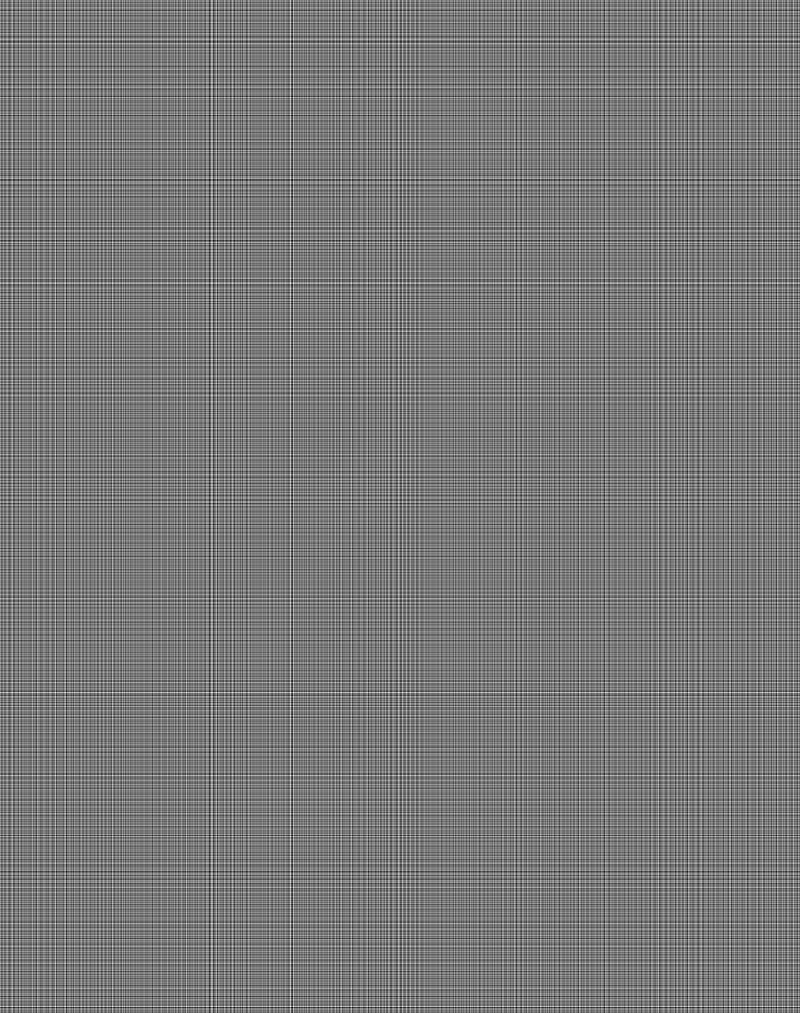
#> input picture resources/1.png, 800 x 1013 px, found by its file name; its folder holds only this picture in this run
$ python noise.py
#> lines starting #> are read from the running program, lines starting #| are printed output that depends on the picture; after the words box and inside, x2 and y2 are one past the last pixel; in counts of white or black regions, pixels touching at a corner belong together
### fourier_lib/__init__.py

from math import sin, cos
import numpy as np
import matplotlib.pyplot as plt
from matplotlib.colors import LogNorm


# [20 lines left out: function tfd, not called in this run]


def tfdi(x):
    return tfd(x, inverse=True)


# [5 lines left out: function tfd2, not called in this run]


def tfdi2(x):
    return tfd2(x, inverse=True)


def get_dist_from_center_matrix(spectrum):
    """
    Returns distances from the center of the matrix.
    """
    rows, cols = spectrum.shape
    r_center = rows // 2
    c_center = cols // 2

    r = np.power(np.arange(rows) - r_center, 2)
    c = np.power(np.arange(cols).reshape((cols, 1)) - c_center, 2)

    return r + c


def low_pass_filter(spectrum, thresh):
    """ Our "ideal" low pass filter for the Fourier Space. Cutoff frequency if determined by the distance from the center (low frequencies) in the shifted Fourier space.
    * cutoff = dx^2 + dy^2  = (columns * threshold)^2
    * param: spectrum -> the Fourier space onto which we shall apply the lowpass filter.
    * param: thresh -> distance from the center, the degree of compression in function of the cutoff frequency. (closer to center -> lower frequencies)
    * return filtered spectrum -> the Fourier space from which we have removed certain high frequencies, higher than the cutoff
    """
    max_distance_sq = (spectrum.shape[1] * thresh)**2

    shifted = np.fft.fftshift(spectrum)

    distance_matrix = get_dist_from_center_matrix(shifted)

    circle_mask = np.where(distance_matrix > max_distance_sq, 0, 1)

    filtered = shifted * circle_mask.T

    return np.fft.ifftshift(filtered)


def plot_spectrum(spectrum):
    """ Plots the Fourier space (spectrum), by taking the amplitudes of the Fourier Coefficients. """
    plt.imshow(np.abs(spectrum), norm=LogNorm(vmin=5))
    plt.colorbar()


def display_results(spectrum, filtered_spectrum, original, filtered):
    """
    displays the result for the two exercices (Denoise and Compression)
    * param: spectrum
    * param: spectrum after lowpass filter
    * param: original grayscale image
    * param: compressed grayscale image
    """
    plt.figure()
    plt.subplot(221)
    plot_spectrum(spectrum)

    plt.subplot(222)
    plot_spectrum(filtered_spectrum)

    plt.subplot(223)
    plt.axis('off')
    plt.imshow(original, cmap='gray')

    plt.subplot(224)
    plt.axis('off')
    plt.imshow(filtered, cmap='gray')

    plt.show()

### exercices/noise.py


from fourier_lib import *
import cv2
import numpy as np

import time
import progress_bar


def noise():
    """
    Denoising exercice for the Mathematics class of O. Malaspinas.
    The goal is to remove the noise from the provided images (in resources/) by applying a lowpass filter.
    that removes the frequencies above a cutoff frequency.
    """
    fft = True

    for i in range(1, 18):
        progress_bar.init()
#> (this line was passed over: progress_bar is not available in this run)
        start_time = time.time()
        filename = f"./resources/{i}.png"

        original = cv2.imread(filename, 0)
#> original is the input picture: shape (1013, 800); min 0, max 255, mean 120.5

        progress_bar.draw_progress_bar(25, "FT")
#> (this line was passed over: progress_bar is not available in this run)

        spectrum = np.fft.fft2(original) if fft else tfd2(original)

        thresh_val = 0.08

        progress_bar.draw_progress_bar(50, "Filter")
#> (this line was passed over: progress_bar is not available in this run)

        spectrum_filtered = low_pass_filter(spectrum, thresh_val)
#> in low_pass_filter, `distance_matrix = get_dist_from_center_matrix(shifted)`:
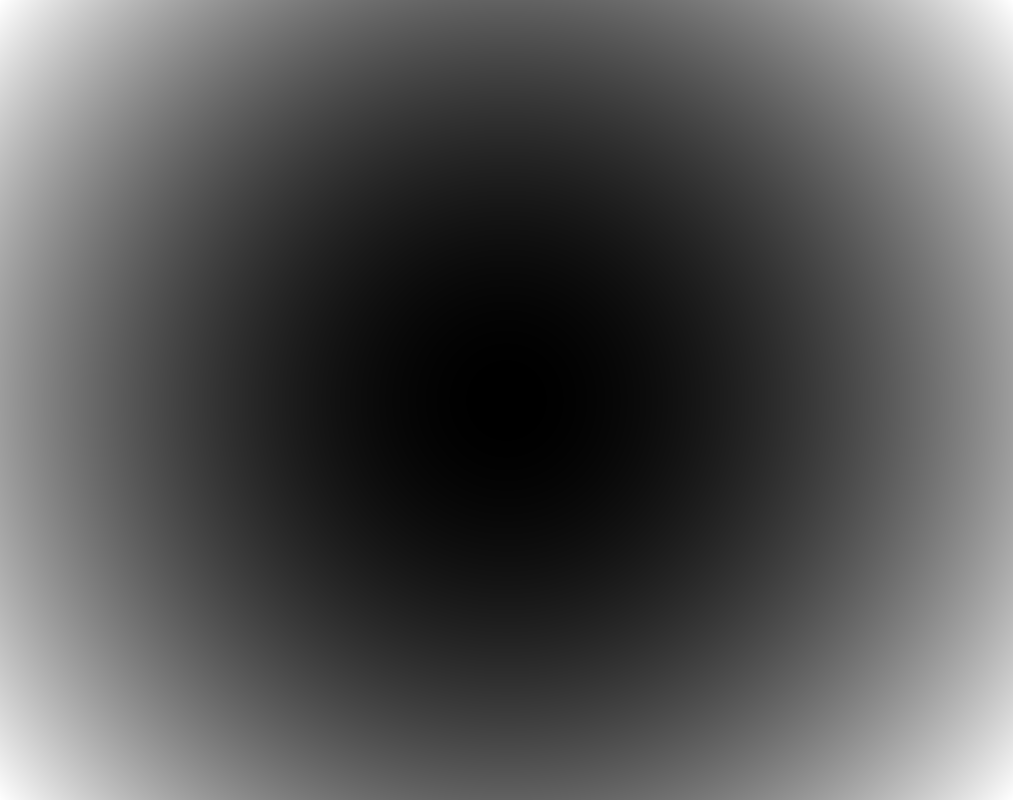
#> distance_matrix: shape (800, 1013) int64; min 0, max 416036, mean 138847.5; drawn with min black and max white
#> in low_pass_filter, `circle_mask = np.where(distance_matrix > max_distance_sq, 0, 1)`:
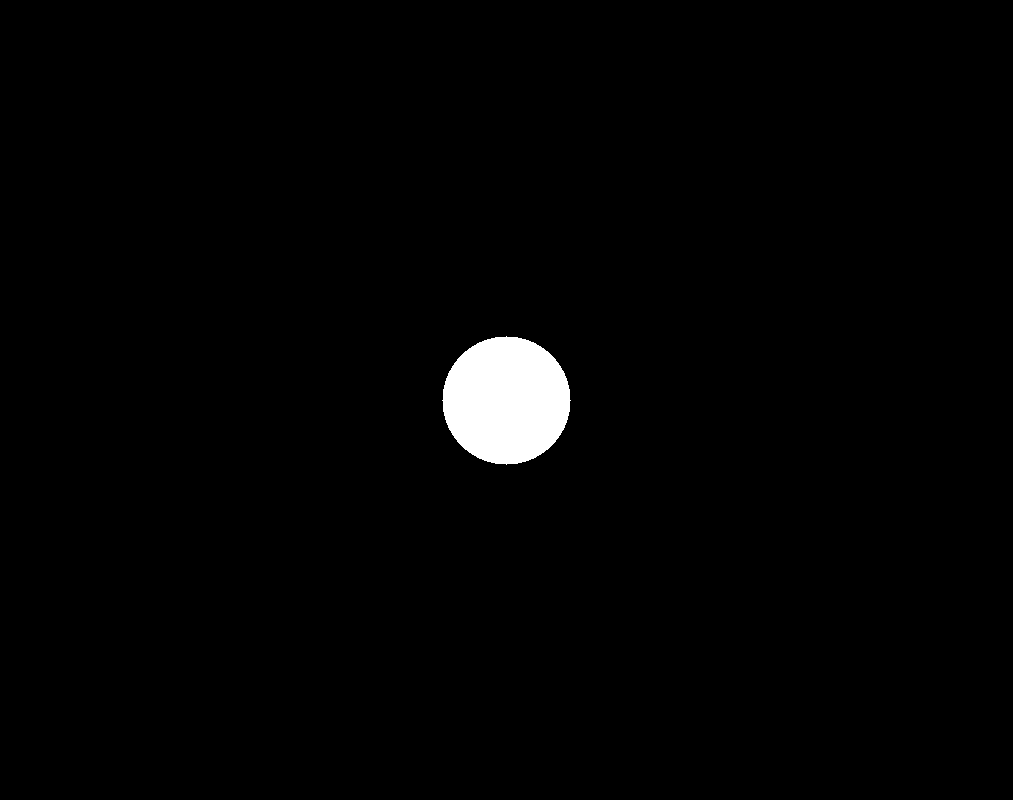
#> circle_mask: shape (800, 1013) int64; values 0 (black) and 1 (white), 1.6% white; 1 white region, box (x1, y1, x2, y2) and area: (442, 336, 571, 465) 12853

        progress_bar.draw_progress_bar(75, "IFT")
#> (this line was passed over: progress_bar is not available in this run)

        filtered = np.fft.ifft2(spectrum_filtered) if fft else tfdi2(spectrum_filtered)
        filtered = np.real(filtered)

        progress_bar.draw_progress_bar(99, "Done")
#> (this line was passed over: progress_bar is not available in this run)

        print(f"duration: {round(time.time() - start_time, 2)}s")

        display_results(spectrum, spectrum_filtered, original, filtered)
#> in display_results, `plt.show()`:
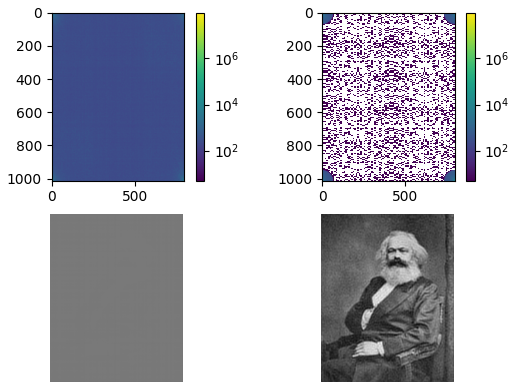
#> figure drawn by matplotlib, 6 panels

        progress_bar.destroy()
#> (this line was passed over: progress_bar is not available in this run)


if __name__ == "__main__":
#> (the run stopped early here; a loop or call above may not have finished)
